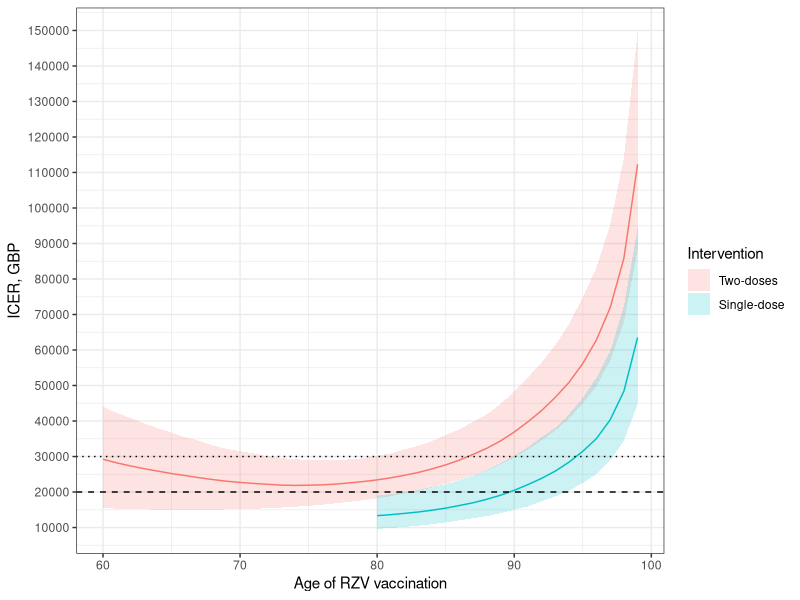
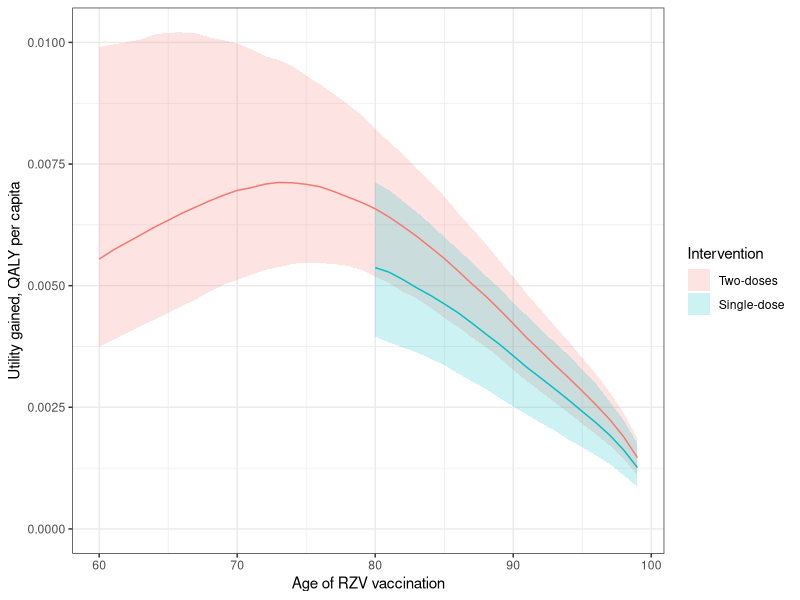
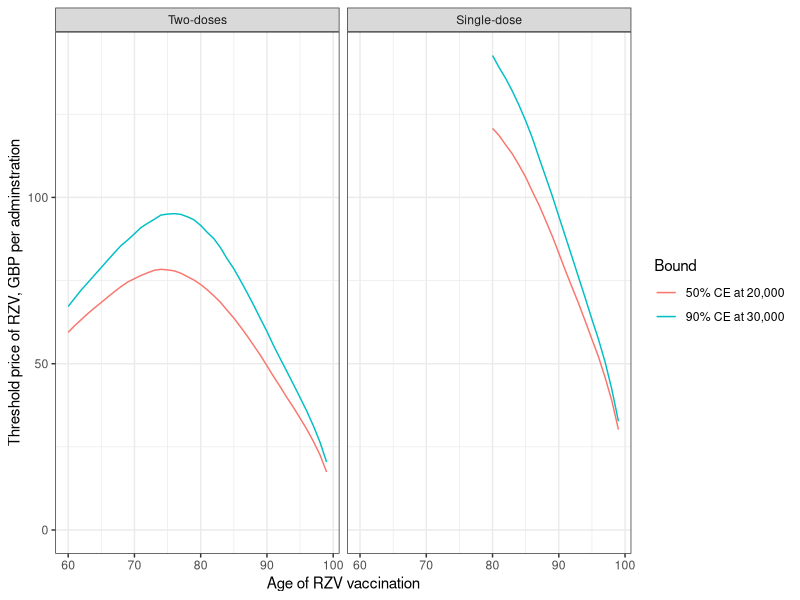
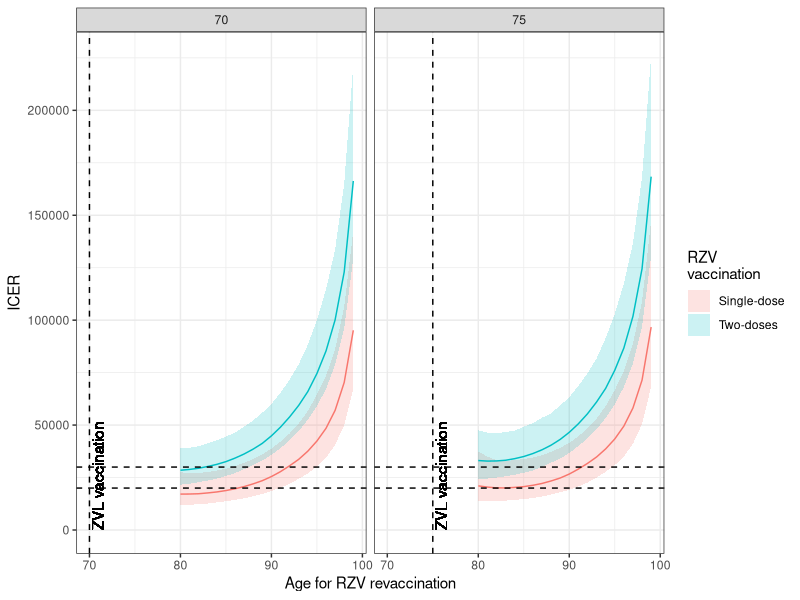
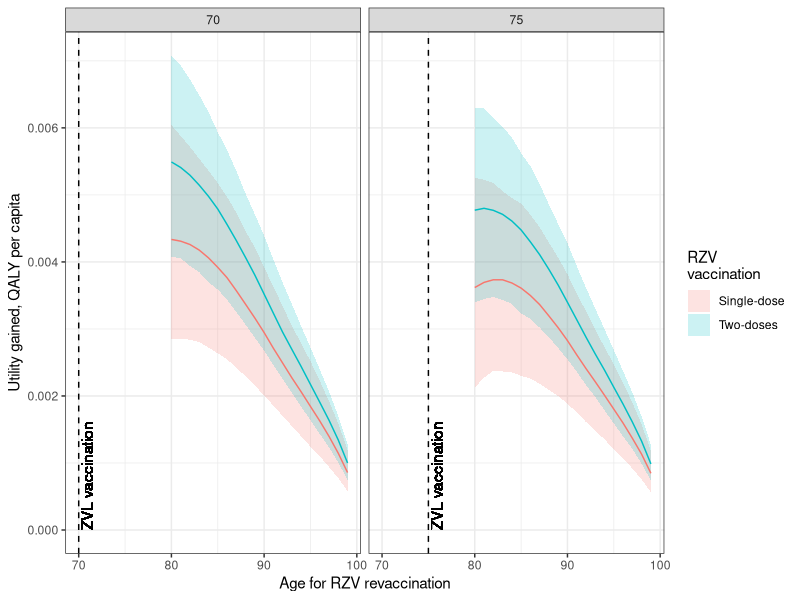
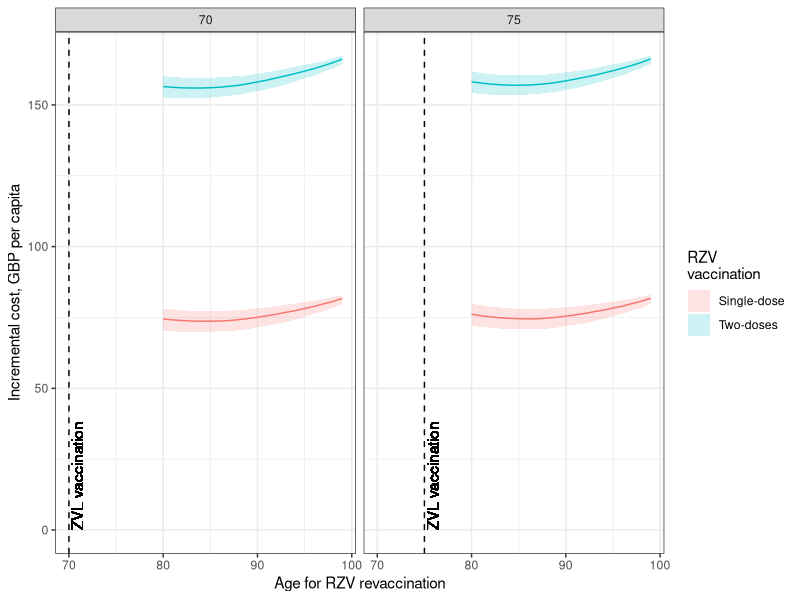
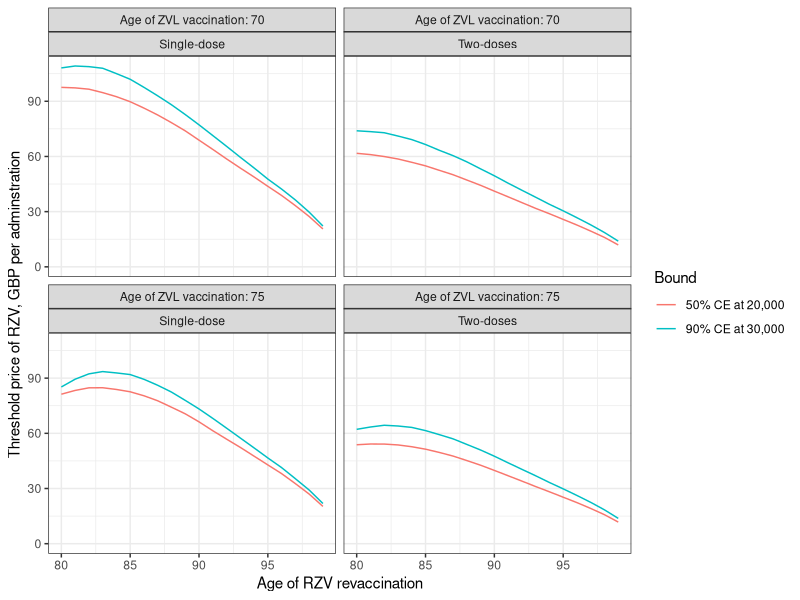
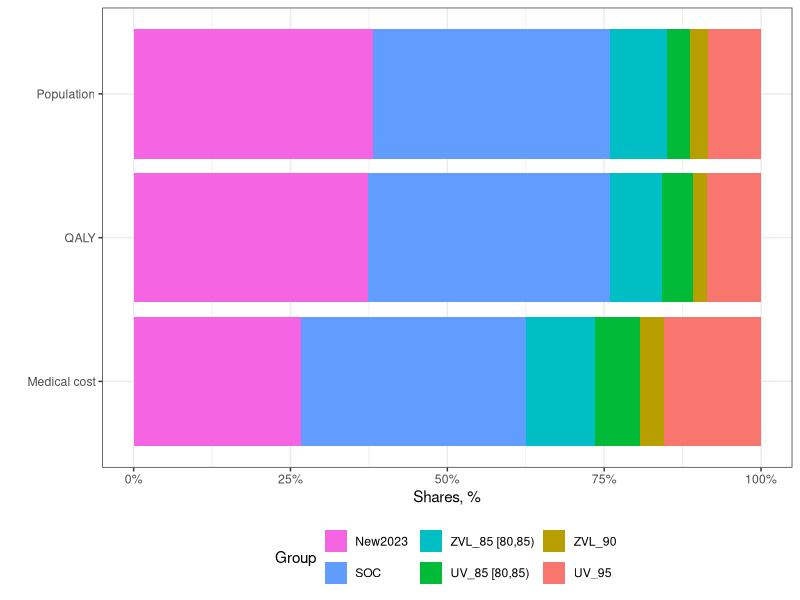

These figures' R source, in order:
library(tidyverse)

theme_set(theme_bw())



stats_ce <- read_csv(here::here("docs", "tabs", "stats_ce_rzv_realworld.csv"))

ce <- stats_ce %>% 
  select(Scenario:N0, ends_with(c("_A", "_M", "L", "U"))) %>% 
  pivot_longer(ends_with(c("_A", "_M", "L", "U")), names_to = c("Index", "name"), names_pattern = "(\\S+)_(A|M|L|U)") %>% 
  pivot_wider()

thres <- stats_ce %>% 
  select(Scenario:N0, starts_with("Thre"))



g_icer <- ce %>% 
  
  filter(Index == "ICER") %>% 
  filter(Arm == "Vac" | Age0 >= 80) %>% 
  ggplot(aes(x = Age0)) +
  geom_ribbon(aes(ymin = L, ymax = U, fill = Arm), alpha = 0.2) +
  geom_line(aes(y = M, colour = Arm)) +
  geom_hline(yintercept = 2e4, linetype = 2) +
  geom_hline(yintercept = 3e4, linetype = 3) +
  scale_y_continuous("ICER, GBP", breaks = 0:15 * 1e4) +
  scale_x_continuous("Age of RZV vaccination") +
  scale_fill_discrete("Intervention", labels = c(Vac = "Two-doses", Vac1 = "Single-dose")) +
  guides(colour = guide_none())

g_icer


g_e <- ce %>% 
  filter(Index == "dQ_All_d") %>% 
  filter(Arm == "Vac" | Age0 >= 80) %>% 
  ggplot(aes(x = Age0)) +
  geom_ribbon(aes(ymin = L, ymax = U, fill = Arm), alpha = 0.2) +
  geom_line(aes(y = M, colour = Arm)) +
  scale_y_continuous("Utility gained, QALY per capita") +
  scale_x_continuous("Age of RZV vaccination") +
  scale_fill_discrete("Intervention", labels = c(Vac = "Two-doses", Vac1 = "Single-dose")) +
  guides(colour = guide_none()) +
  expand_limits(y = 0)

g_e


g_c <- ce %>% 
  filter(Index == "dC_All_d") %>% 
  filter(Arm == "Vac" | Age0 >= 80) %>% 
  ggplot(aes(x = Age0)) +
  geom_ribbon(aes(ymin = L, ymax = U, fill = Arm), alpha = 0.2) +
  geom_line(aes(y = M, colour = Arm)) +
  scale_y_continuous("Incremental cost, GBP per capita") +
  scale_x_continuous("Age of RZV vaccination") +
  scale_fill_discrete("Intervention", labels = c(Vac = "Two-doses", Vac1 = "Single-dose")) +
  guides(colour = guide_none()) +
  expand_limits(y = 0)

g_thres <- stats_ce %>% 
  filter(Arm == "Vac" | Age0 >= 80) %>% 
  ggplot(aes(x = Age0)) +
  geom_line(aes(x = Age0, y = Thres20_50, colour = "50% CE at 20,000")) +
  geom_line(aes(x = Age0, y = Thres30_90, colour = "90% CE at 30,000")) +
  scale_y_continuous("Threshold price of RZV, GBP per adminstration") +
  scale_x_continuous("Age of RZV vaccination") +
  scale_colour_discrete("Bound") +
  facet_wrap(.~Arm, labeller = labeller(Arm = c(Vac = "Two-doses", Vac1 = "Single-dose"))) +
  expand_limits(y = 0)

g_thres



ggsave(g_e, filename = here::here("docs", "figs", "g_rzv_de.png"), width = 8, height = 5)
ggsave(g_c, filename = here::here("docs", "figs", "g_rzv_dc.png"), width = 8, height = 5)
ggsave(g_icer, filename = here::here("docs", "figs", "g_rzv_icer.png"), width = 8, height = 5)
ggsave(g_thres, filename = here::here("docs", "figs", "g_rzv_thres.png"), width = 8, height = 5)



stats_ce <- read_csv(here::here("docs", "tabs", "stats_ce_zvl2rzv_realworld.csv"))

labs_arm <- c(ReVac_RZV2 = "Two-doses", ReVac_RZV1 = "Single-dose")


ce <- stats_ce %>% 
  select(Scenario:Year0 , ends_with(c("_A", "_M", "L", "U"))) %>% 
  pivot_longer(ends_with(c("_A", "_M", "L", "U")), names_to = c("Index", "name"), names_pattern = "(\\S+)_(A|M|L|U)") %>% 
  pivot_wider()

thres <- stats_ce %>% 
  select(Scenario:Year0, starts_with("Thre"))


g_icer <- ce %>% 
  filter(Age0 %in% c(60, 65, 70, 75, 80, 85, 90)) %>% 
  filter(Index == "ICER") %>% 
  filter(Scenario != "Overall") %>% 
  filter(Arm %in% c("ReVac_RZV1", "ReVac_RZV2")) %>% 
  ggplot(aes(x = Age1)) +
  geom_ribbon(aes(ymin = L, ymax = U, fill = Arm), alpha = 0.2) +
  geom_line(aes(x = Age1, y = M, colour = Arm)) +
  geom_vline(aes(xintercept = Age0), linetype = 2) +
  geom_text(aes(x = Age0, y = 0), label = "ZVL vaccination", angle = 90, hjust = 0, vjust = 1.2) +
  geom_hline(yintercept = 2e4, linetype = 2) +
  geom_hline(yintercept = 3e4, linetype = 2) +
  scale_x_continuous("Age for RZV revaccination") +
  scale_y_continuous("ICER") +
  scale_fill_discrete("RZV \nvaccination", labels = labs_arm) +
  guides(colour = guide_none()) +
  facet_wrap(.~Age0) +
  expand_limits(y = 0)

g_icer


g_e <- ce %>% 
  filter(Age0 %in% c(60, 65, 70, 75, 80, 85, 90)) %>% 
  filter(Index == "dQ_All_d") %>% 
  filter(Scenario != "Overall") %>% 
  filter(Arm %in% c("ReVac_RZV1", "ReVac_RZV2")) %>% 
  ggplot(aes(x = Age1)) +
  geom_ribbon(aes(ymin = L, ymax = U, fill = Arm), alpha = 0.2) +
  geom_vline(aes(xintercept = Age0), linetype = 2) +
  geom_text(aes(x = Age0, y = 0), label = "ZVL vaccination", angle = 90, hjust = 0, vjust = 1.2) +
  geom_line(aes(y = M, colour = Arm)) +
  scale_y_continuous("Utility gained, QALY per capita") +
  scale_x_continuous("Age for RZV revaccination") +
  scale_fill_discrete("RZV \nvaccination", labels = labs_arm) +
  guides(colour = guide_none()) +
  facet_wrap(.~Age0) +
  expand_limits(y = 0)

g_e


g_c <- ce %>% 
  filter(Age0 %in% c(60, 65, 70, 75, 80, 85, 90)) %>% 
  filter(Index == "dC_All_d") %>% 
  filter(Scenario != "Overall") %>% 
  filter(Arm %in% c("ReVac_RZV1", "ReVac_RZV2")) %>% 
  ggplot(aes(x = Age1)) +
  geom_ribbon(aes(ymin = L, ymax = U, fill = Arm), alpha = 0.2) +
  geom_vline(aes(xintercept = Age0), linetype = 2) +
  geom_text(aes(x = Age0, y = 0), label = "ZVL vaccination", angle = 90, hjust = 0, vjust = 1.2) +
  geom_line(aes(y = M, colour = Arm)) +
  scale_y_continuous("Incremental cost, GBP per capita") +
  scale_x_continuous("Age for RZV revaccination") +
  scale_fill_discrete("RZV \nvaccination", labels = labs_arm) +
  guides(colour = guide_none()) +
  facet_wrap(.~Age0) +
  expand_limits(y = 0)

g_c




g_thres <- thres %>% 
  mutate(A0 = paste0("Age of ZVL vaccination: ", Age0)) %>% 
  filter(Age0 %in% c(60, 65, 70, 75, 80, 85, 90)) %>% 
  filter(Scenario != "Overall") %>% 
  filter(Arm %in% c("ReVac_RZV1", "ReVac_RZV2")) %>% 
  ggplot(aes(x = Age1)) +
  geom_line(aes(y = Thres20_50, colour = "50% CE at 20,000")) +
  geom_line(aes(y = Thres30_90, colour = "90% CE at 30,000")) +
  scale_y_continuous("Threshold price of RZV, GBP per adminstration") +
  scale_x_continuous("Age of RZV revaccination") +
  scale_colour_discrete("Bound") +
  facet_wrap(A0~Arm, labeller = labeller(Arm = c(ReVac_RZV2 = "Two-doses", ReVac_RZV1 = "Single-dose"))) +
  expand_limits(y = 0)


g_thres



ggsave(g_e, filename = here::here("docs", "figs", "g_zvl2rzv_de.png"), width = 10, height = 5)
ggsave(g_c, filename = here::here("docs", "figs", "g_zvl2rzv_dc.png"), width = 10, height = 5)
ggsave(g_icer, filename = here::here("docs", "figs", "g_zvl2rzv_icer.png"), width = 10, height = 5)
ggsave(g_thres, filename = here::here("docs", "figs", "g_zvl2rzv_thres.png"), width = 10, height = 5)




## Programme-based profile
profile <- read_csv(here::here("docs", "tabs", "tab_programme_cont.csv"))

profile <- profile %>% 
  mutate(
    Group = paste(Eligibility, ifelse(Agp != "[80,85)", "", Agp)),
    Group = factor(Group, rev(unique(Group)))
  )


g_pro <- profile %>% 
  mutate(N = c(Prop_Doses[1], diff(Prop_Doses))) %>% 
  select(Arm, Group, N, dC_Med_d, dQ_All_d) %>% 
  pivot_longer(c(N, dC_Med_d, dQ_All_d)) %>% 
  ggplot() +
  geom_histogram(aes(x = abs(value), y = name, fill = Group), stat = "identity", position = "fill") +
  scale_y_discrete("", labels = c(N = "Population", dC_Med_d="Medical cost", dQ_All_d="QALY")) +
  scale_x_continuous("Shares, %", labels = scales::percent) +
  # scale_fill_discrete("", labels = c(
  #   "ZVL_85 [80,85)" = "Vaccinated with ZVL, 80-85",
  #   "UV_85 [80,85)" = "Unvaccinated, 80-85",
  #   "New2023 " = "2023-2028 eligibility",
  #   "SOC " = "~2023 eligibility",
  #   "SOC " = "~2023 eligibility"
  # )) +
  guides(fill = guide_legend(reverse = TRUE)) +
  theme(legend.position = "bottom")

g_pro


ggsave(g_pro, filename = here::here("docs", "figs", "g_profile_burden.png"), width = 8, height = 4)
